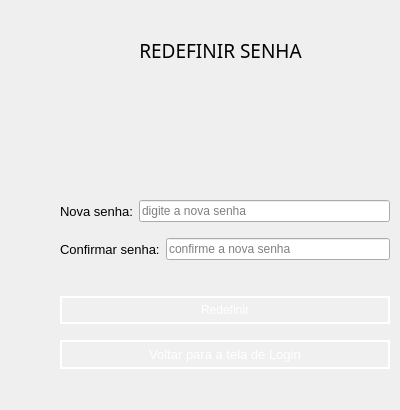
    <widget class="QWidget" name="page">
     <widget class="QLabel" name="label_11">
      <property name="geometry">
       <rect>
        <x>50</x>
        <y>30</y>
        <width>341</width>
        <height>41</height>
       </rect>
      </property>
      <property name="font">
       <font>
        <family>Montserrat Medium</family>
        <pointsize>14</pointsize>
        <italic>false</italic>
       </font>
      </property>
      <property name="text">
       <string>&lt;html&gt;&lt;head/&gt;&lt;body&gt;&lt;p align=&quot;center&quot;&gt;REDEFINIR SENHA&lt;/p&gt;&lt;/body&gt;&lt;/html&gt;</string>
      </property>
     </widget>
     <widget class="QWidget" name="verticalLayoutWidget_10">
      <property name="geometry">
       <rect>
        <x>60</x>
        <y>190</y>
        <width>330</width>
        <height>211</height>
       </rect>
      </property>
      <layout class="QVBoxLayout" name="verticalLayout_8">
       <item>
        <layout class="QHBoxLayout" name="horizontalLayout_17">
         <item>
          <widget class="QLabel" name="label_user_9">
           <property name="font">
            <font>
             <family>MS Shell Dlg 2</family>
             <pointsize>10</pointsize>
             <weight>50</weight>
             <italic>false</italic>
             <bold>false</bold>
            </font>
           </property>
           <property name="text">
            <string>Nova senha:</string>
           </property>
          </widget>
         </item>
         <item>
          <widget class="QLineEdit" name="lineEdit_user_7">
           <property name="font">
            <font>
             <family>MS Shell Dlg 2</family>
             <italic>false</italic>
            </font>
           </property>
           <property name="placeholderText">
            <string>digite a nova senha</string>
           </property>
          </widget>
         </item>
        </layout>
       </item>
       <item>
        <layout class="QHBoxLayout" name="horizontalLayout_25">
         <item>
          <widget class="QLabel" name="label_passwrd_9">
           <property name="font">
            <font>
             <family>MS Shell Dlg 2</family>
             <pointsize>10</pointsize>
             <weight>50</weight>
             <italic>false</italic>
             <bold>false</bold>
            </font>
           </property>
           <property name="text">
            <string>Confirmar senha:</string>
           </property>
          </widget>
         </item>
         <item>
          <widget class="QLineEdit" name="lineEdit_passwrd_8">
           <property name="font">
            <font>
             <family>MS Shell Dlg 2</family>
             <italic>false</italic>
            </font>
           </property>
           <property name="placeholderText">
            <string>confirme a nova senha</string>
           </property>
          </widget>
         </item>
        </layout>
       </item>
       <item>
        <layout class="QHBoxLayout" name="horizontalLayout_26">
         <item>
          <spacer name="horizontalSpacer_12">
           <property name="orientation">
            <enum>Qt::Horizontal</enum>
           </property>
           <property name="sizeHint" stdset="0">
            <size>
             <width>40</width>
             <height>20</height>
            </size>
           </property>
          </spacer>
         </item>
        </layout>
       </item>
       <item>
        <widget class="QPushButton" name="bttn_reset_password">
         <property name="styleSheet">
          <string notr="true">QPushButton {
    background-color: rgba(255, 255, 255, 0.5);
    border: 2px solid rgba(255, 255, 255, 0.3); /* Borda branca translúcida */
    color: #333333; /* Texto totalmente opaco */
}

QPushButton:hover {
     background-color: #CFD8DC;
    border-color: rgba(255, 255, 255,255); 
}

QPushButton:pressed {
    background-color: #A0B2C8; /* Azul acinzentado */
border-color: #003366; /* Azul escuro */
}
 QPushButton{border: 2px solid rgba(255, 255, 255, 200);
    border-radius: 15px;
    background-color: rgba(0, 0, 0, 0); /* Totalmente transparente */
    
    /* Espaçamento interno */
    padding: 5px 15px;
    
    /* Cor do texto */
    color: white;
    
    /* Melhora a renderização */
    background-clip: padding-box;
}

/* Efeito ao focar */
QPushButton {
    border: 2px solid rgba(255, 255, 255, 255);
    background-color: rgba(255, 255, 255, 20);
}</string>
         </property>
         <property name="text">
          <string>Redefinir</string>
         </property>
         <property name="icon">
          <iconset>
           <normaloff>../../../../HOSTIIN/Downloads/visibility_24dp_E3E3E3_FILL0_wght400_GRAD0_opsz24.png</normaloff>../../../../HOSTIIN/Downloads/visibility_24dp_E3E3E3_FILL0_wght400_GRAD0_opsz24.png</iconset>
         </property>
         <property name="iconSize">
          <size>
           <width>24</width>
           <height>24</height>
          </size>
         </property>
        </widget>
       </item>
       <item>
        <widget class="QPushButton" name="bttn_back_login">
         <property name="font">
          <font>
           <family>MS Shell Dlg 2</family>
           <pointsize>10</pointsize>
           <weight>50</weight>
           <italic>false</italic>
           <bold>false</bold>
          </font>
         </property>
         <property name="styleSheet">
          <string notr="true">QPushButton {
    background-color: rgba(255, 255, 255, 0.5);
    border: 2px solid rgba(255, 255, 255, 0.3); /* Borda branca translúcida */
    color:#003366; /* Texto totalmente opaco */
}

QPushButton:hover {
     background-color: #CFD8DC;
    border-color: rgba(255, 255, 255,255); 
}

QPushButton:pressed {
    background-color: #A0B2C8; /* Azul acinzentado */
border-color: #003366; /* Azul escuro */
}
 QPushButton{border: 2px solid rgba(255, 255, 255, 200);
    border-radius: 15px;
    background-color: rgba(0, 0, 0, 0); /* Totalmente transparente */
    
    /* Espaçamento interno */
    padding: 5px 15px;
    
    /* Cor do texto */
    color: white;
    
    /* Melhora a renderização */
    background-clip: padding-box;
}

/* Efeito ao focar */
QPushButton {
    border: 2px solid rgba(255, 255, 255, 255);
    background-color: rgba(255, 255, 255, 20);
}</string>
         </property>
         <property name="text">
          <string>Voltar para a tela de Login</string>
         </property>
        </widget>
       </item>
       <item>
        <layout class="QHBoxLayout" name="horizontalLayout_27">
         <item>
          <spacer name="horizontalSpacer_13">
           <property name="orientation">
            <enum>Qt::Horizontal</enum>
           </property>
           <property name="sizeHint" stdset="0">
            <size>
             <width>40</width>
             <height>20</height>
            </size>
           </property>
          </spacer>
         </item>
        </layout>
       </item>
      </layout>
     </widget>
    </widget>
